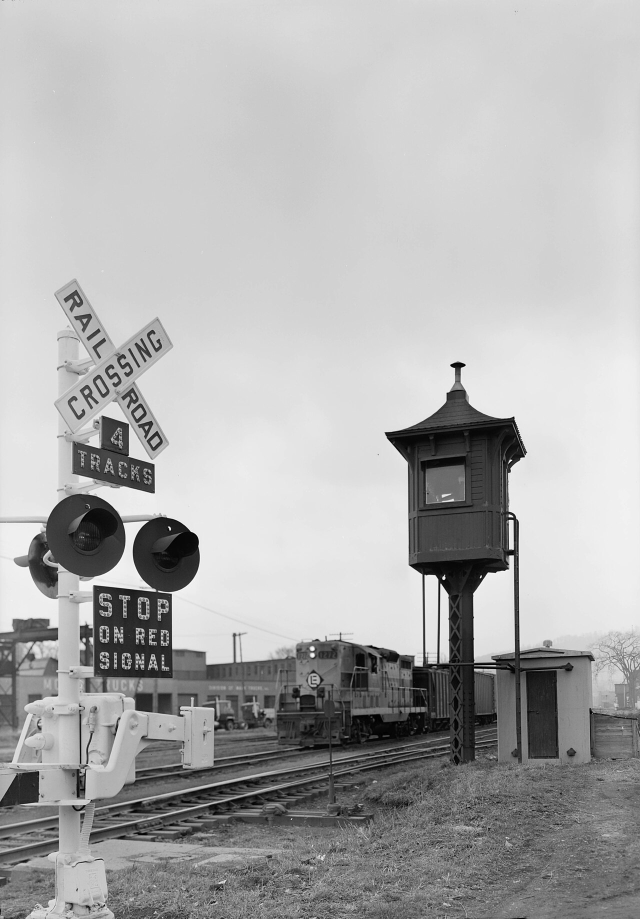
#> input picture images/crossing_gate/crossing_gate_delaware-lackawana-western-railroad-crossing.jpg, 1280 x 1837 px (shown at 1/2 size)
$ python augment.py
#> lines starting #> are read from the running program, lines starting #| are printed output that depends on the picture
### model/dataset.py
"""Loading and splitting the images/ folder, one directory per class."""

from pathlib import Path

import torch
from torch.utils.data import DataLoader, Subset
from torchvision import datasets, transforms


IMAGE_ROOT = Path(__file__).resolve().parent.parent / "images"

# ImageNet statistics, the pretrained backbone expects these
MEAN = [0.485, 0.456, 0.406]
STD = [0.229, 0.224, 0.225]

IMAGE_SIZE = 224

# the remainder goes to the test split
TRAIN_FRACTION = 0.70
VAL_FRACTION = 0.15

# marks a file written by augment.py, as '<original-stem>__augN.jpg'
AUG_MARKER = "__aug"


def is_augmented(path):
    return AUG_MARKER in Path(path).stem


def source_stem(path):
    """The original a file came from, or its own name if it is one."""
    return Path(path).stem.split(AUG_MARKER)[0]


# [132 lines left out: functions get_train_transform, get_eval_transform, stratified_indices, build_datasets, build_loaders, not called in this run]

### model/augment.py
"""Write augmented copies of the dataset into images/, alongside the originals.

    python model/augment.py                 # 3 variants per original
    python model/augment.py --variants 5
    python model/augment.py --clean         # delete every generated file

Copies are named '<original-stem>__augN.jpg', which is how dataset.py tells
them apart from real photographs. Only originals that land in the training
split are ever used, so nothing generated here can leak into validation or
test.

Attribution for a generated file is the same as its original: find the row
for '<original-stem>.jpg' in images/ATTRIBUTION.csv.
"""

import argparse
import random
from pathlib import Path

from PIL import Image, ImageEnhance, ImageFilter

if __package__ in (None, ""):
    import sys
    sys.path.insert(0, str(Path(__file__).resolve().parent))

    from dataset import AUG_MARKER, IMAGE_ROOT, is_augmented
else:
    from .dataset import AUG_MARKER, IMAGE_ROOT, is_augmented


EXTENSIONS = {".jpg", ".jpeg", ".png"}

# generated files are saved no larger than this, to keep the folder small
MAX_EDGE = 640
JPEG_QUALITY = 88


def random_crop(image, rng):
    """Take between 65% and 100% of the frame, from anywhere in it."""
    scale = rng.uniform(0.65, 1.0)
    ratio = rng.uniform(0.85, 1.18)

    width = min(image.width, round(image.width * scale * ratio))
    height = min(image.height, round(image.height * scale))

    left = rng.randint(0, image.width - width)
    top = rng.randint(0, image.height - height)

    return image.crop((left, top, left + width, top + height))


def random_rotate(image, rng):
    """A few degrees either way, expanded so no corner is cut off."""
    angle = rng.uniform(-12, 12)

    return image.rotate(angle, resample=Image.BICUBIC, expand=True, fillcolor=(0, 0, 0))


def random_colour(image, rng):
    for enhancer, spread in (
        (ImageEnhance.Brightness, 0.30),
        (ImageEnhance.Contrast, 0.30),
        (ImageEnhance.Color, 0.35),
        (ImageEnhance.Sharpness, 0.40),
    ):
        image = enhancer(image).enhance(rng.uniform(1 - spread, 1 + spread))

    return image


def augment(image, rng):
    """One randomly altered version of a photograph."""
    image = random_crop(image, rng)

    if rng.random() < 0.5:
        image = image.transpose(Image.FLIP_LEFT_RIGHT)

    if rng.random() < 0.6:
        image = random_rotate(image, rng)

    image = random_colour(image, rng)

    # a stand-in for a poorly focused or low light phone photo
    if rng.random() < 0.25:
        image = image.filter(ImageFilter.GaussianBlur(rng.uniform(0.4, 1.4)))

    if rng.random() < 0.10:
        image = image.convert("L").convert("RGB")

    return shrink(image)


def shrink(image):
    longest = max(image.width, image.height)

    if longest <= MAX_EDGE:
        return image

    factor = MAX_EDGE / longest

    return image.resize(
        (round(image.width * factor), round(image.height * factor)),
        Image.LANCZOS
    )


def originals(class_dir):
    """Real photographs in a class folder, generated copies excluded."""
    return sorted(
        path for path in class_dir.iterdir()
        if path.suffix.lower() in EXTENSIONS and not is_augmented(path)
    )


def generated(class_dir):
    return sorted(
        path for path in class_dir.iterdir()
        if path.suffix.lower() in EXTENSIONS and is_augmented(path)
    )


def class_dirs(image_root):
    return sorted(path for path in Path(image_root).iterdir() if path.is_dir())


def clean(image_root):
    removed = 0

    for class_dir in class_dirs(image_root):
        for path in generated(class_dir):
            path.unlink()
            removed += 1

    print(f"Removed {removed} generated files")

    return removed


def main():
    parser = argparse.ArgumentParser(description=__doc__)

    parser.add_argument("--variants", type=int, default=3,
                        help="augmented copies per original (default 3)")
    parser.add_argument("--images", type=Path, default=IMAGE_ROOT)
    parser.add_argument("--seed", type=int, default=42)
    parser.add_argument("--clean", action="store_true",
                        help="delete generated files and stop")

    args = parser.parse_args()

    if not args.images.is_dir():
        parser.error(f"No image folder at {args.images}")

    if args.clean:
        clean(args.images)
        return

    # start from a clean slate, so re-running doesn't pile copies on copies
    clean(args.images)

    rng = random.Random(args.seed)

    written = 0

    for class_dir in class_dirs(args.images):
        sources = originals(class_dir)

        for source in sources:
            with Image.open(source) as handle:
#> handle is the input picture: PIL image 1280x1837 L; min 0, max 255, mean 173.7
                image = handle.convert("RGB")

                for index in range(args.variants):
                    target = class_dir / f"{source.stem}{AUG_MARKER}{index}.jpg"

                    augment(image, rng).save(
                        target,
                        "JPEG",
                        quality=JPEG_QUALITY
                    )

                    written += 1
#> this loop made 3 passes
#> pass 1, in augment, `image = random_crop(image, rng)`:
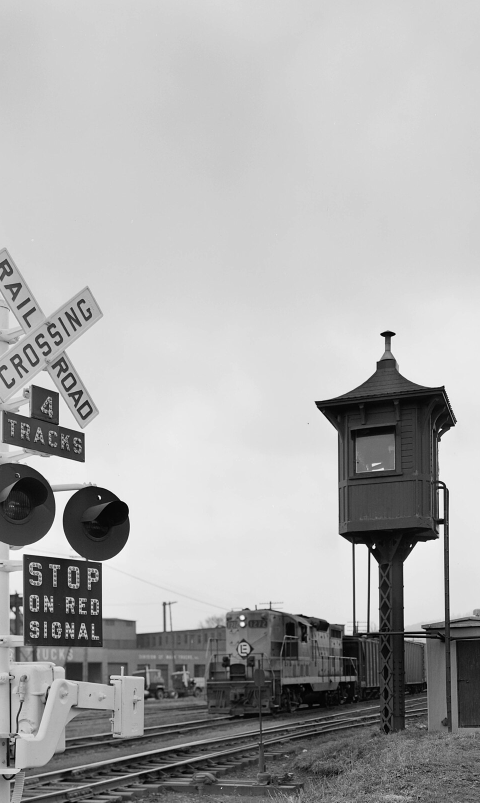
#> image: PIL image 960x1605 RGB (shown at 1/2 size); min 0, max 255, mean 171.4
#> pass 1, in augment, `image = image.transpose(Image.FLIP_LEFT_RIGHT)`:
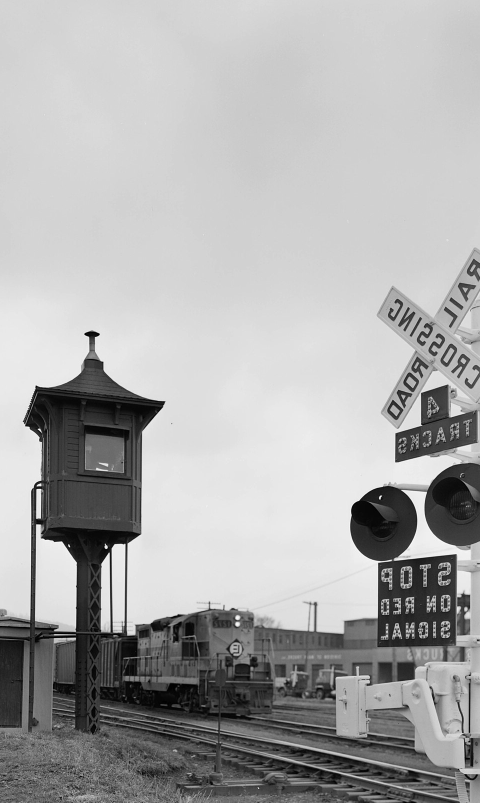
#> image: PIL image 960x1605 RGB (shown at 1/2 size); min 0, max 255, mean 171.4
#> pass 1, in augment, `image = random_colour(image, rng)`:
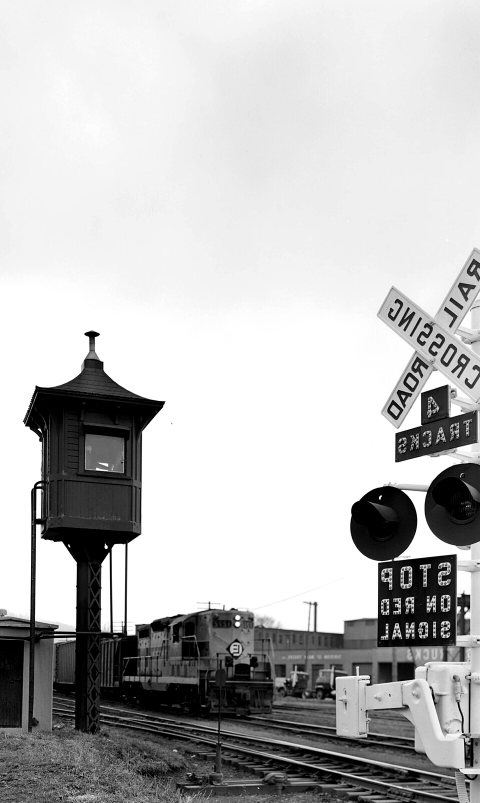
#> image: PIL image 960x1605 RGB (shown at 1/2 size); min 0, max 255, mean 186.6
#> after the loop, written = 3

        print(f"  {class_dir.name:<16}{len(sources):>4} originals "
              f"-> {len(sources) * args.variants:>4} copies")

    print(f"\nWrote {written} augmented images into {args.images}")
#| Wrote 3 augmented images into images
    print("Only copies of training-split originals are used, see dataset.py")


if __name__ == "__main__":
    main()

$ run again, on images/crossing_gate/crossing_gate_f-ga-railroad-crossing-at-battle-drive-sun-dapples.jpg
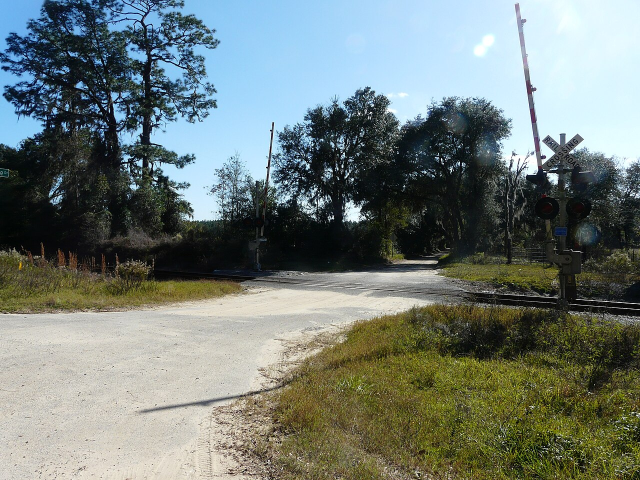
#> input picture images/crossing_gate/crossing_gate_f-ga-railroad-crossing-at-battle-drive-sun-dapples.jpg, 1280 x 960 px (shown at 1/2 size)
#> in main, handle is the input picture: PIL image 1280x960 RGB; mean R, G, B 113.8, 124.1, 119.3
#> the loop in main, `for index in range(args.variants):` made 3 passes
#> pass 1, in augment, `image = image.transpose(Image.FLIP_LEFT_RIGHT)`:
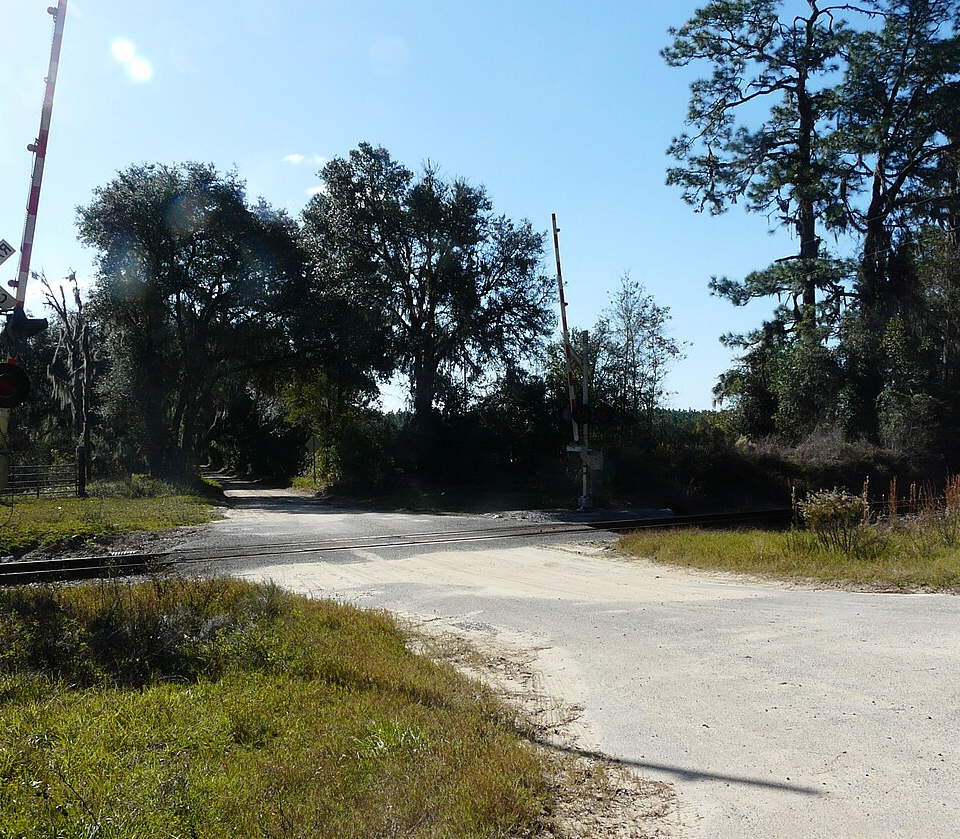
#> image: PIL image 960x839 RGB; mean R, G, B 111.3, 122.5, 119.2
#> pass 1, in augment, `image = random_colour(image, rng)`:
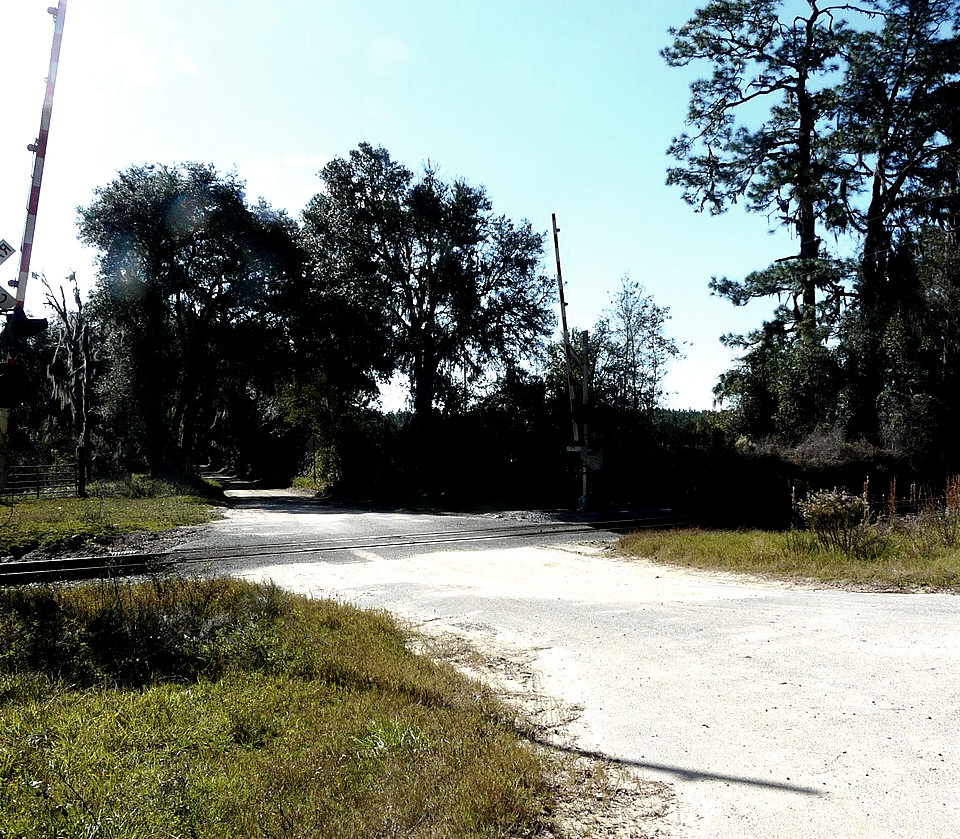
#> image: PIL image 960x839 RGB; mean R, G, B 123.2, 130.3, 122.6
#> after the loop in main, `for index in range(args.variants):`: written = 3
#| Wrote 3 augmented images into images

$ run again, on images/crossing_gate/crossing_gate_file-a0373-a0377-unknown-location-railroad-crossing-1906-04-.jpg
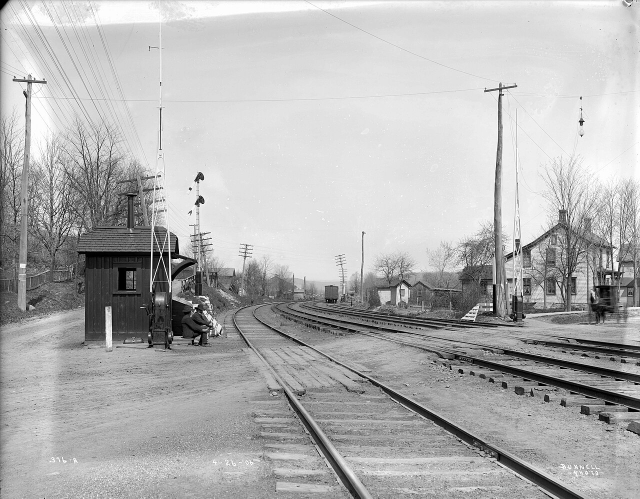
#> input picture images/crossing_gate/crossing_gate_file-a0373-a0377-unknown-location-railroad-crossing-1906-04-.jpg, 1280 x 997 px (shown at 1/2 size)
#> in main, handle is the input picture: PIL image 1280x997 L; min 0, max 255, mean 177.7
#> the loop in main, `for index in range(args.variants):` made 3 passes
#> pass 1, in augment, `image = image.transpose(Image.FLIP_LEFT_RIGHT)`:
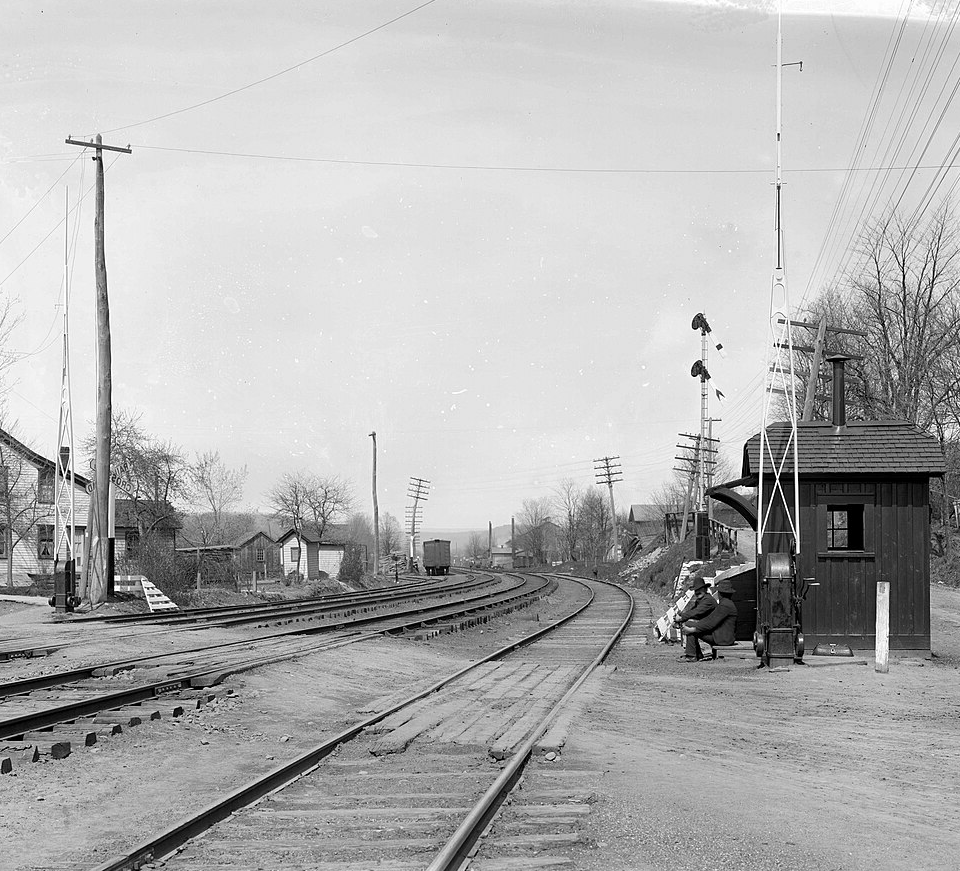
#> image: PIL image 960x871 RGB; min 0, max 255, mean 177.9
#> pass 1, in augment, `image = random_colour(image, rng)`:
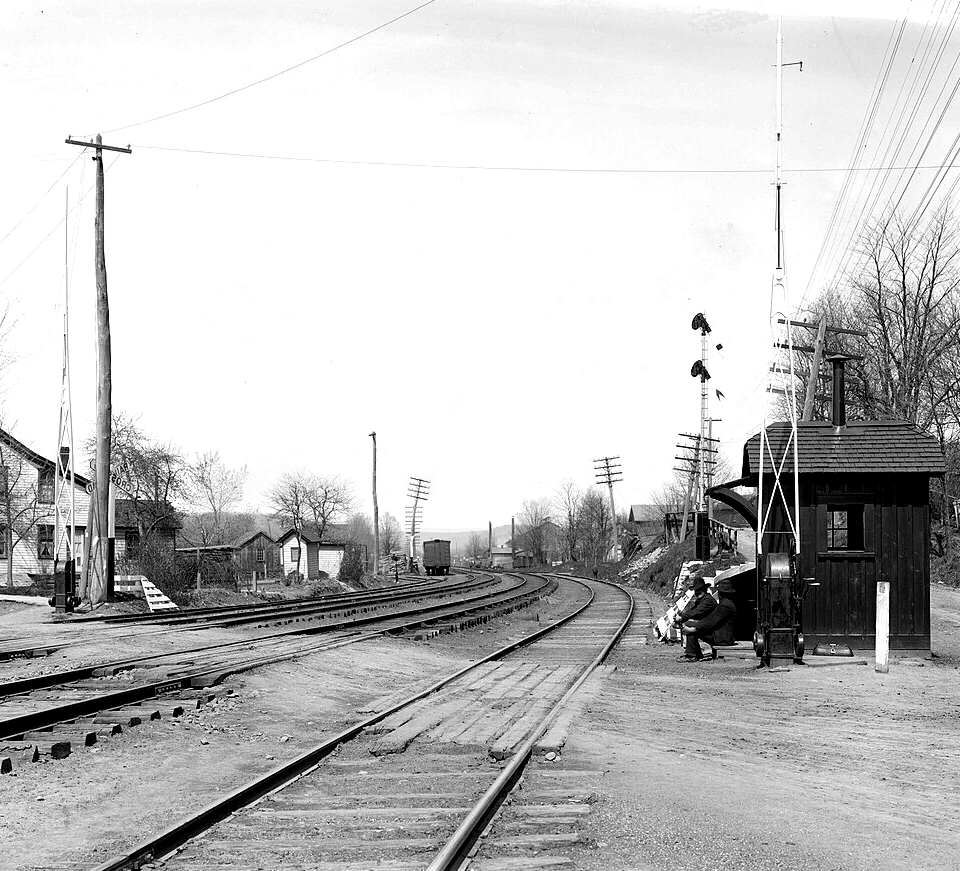
#> image: PIL image 960x871 RGB; min 0, max 255, mean 192.8
#> after the loop in main, `for index in range(args.variants):`: written = 3
#| Wrote 3 augmented images into images
